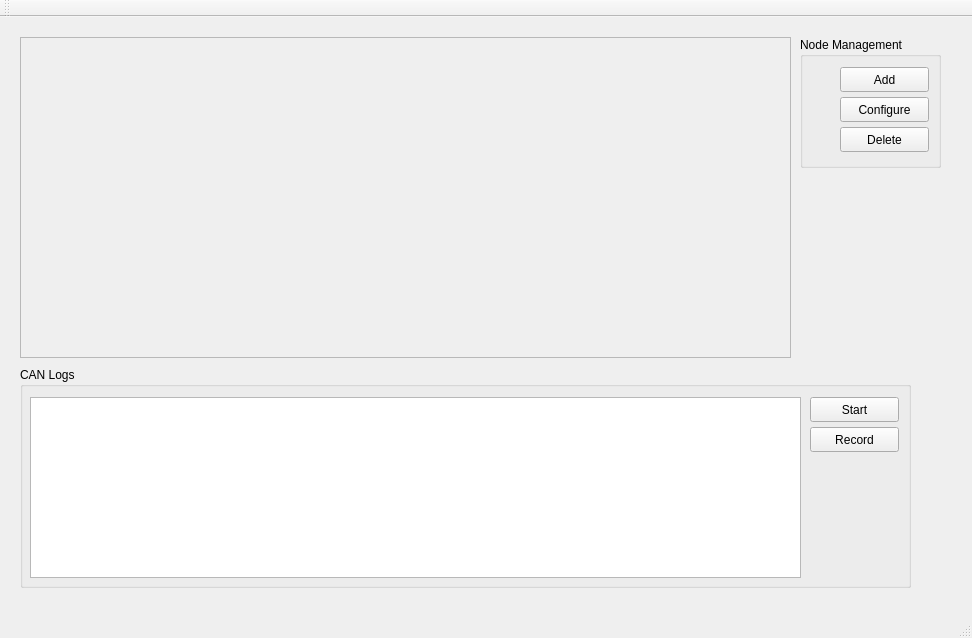
<?xml version="1.0" encoding="UTF-8"?>
<ui version="4.0">
 <class>MainWindow</class>
 <widget class="QMainWindow" name="MainWindow">
  <property name="geometry">
   <rect>
    <x>0</x>
    <y>0</y>
    <width>972</width>
    <height>638</height>
   </rect>
  </property>
  <property name="windowTitle">
   <string>RAFT</string>
  </property>
  <widget class="QWidget" name="centralWidget">
   <widget class="QGroupBox" name="groupBox">
    <property name="geometry">
     <rect>
      <x>20</x>
      <y>350</y>
      <width>891</width>
      <height>221</height>
     </rect>
    </property>
    <property name="title">
     <string>CAN Logs</string>
    </property>
    <widget class="QPushButton" name="pushButton">
     <property name="geometry">
      <rect>
       <x>790</x>
       <y>30</y>
       <width>89</width>
       <height>25</height>
      </rect>
     </property>
     <property name="text">
      <string>Start</string>
     </property>
    </widget>
    <widget class="QPushButton" name="pushButton_2">
     <property name="geometry">
      <rect>
       <x>790</x>
       <y>60</y>
       <width>89</width>
       <height>25</height>
      </rect>
     </property>
     <property name="text">
      <string>Record</string>
     </property>
    </widget>
    <widget class="QTextEdit" name="textEdit">
     <property name="geometry">
      <rect>
       <x>10</x>
       <y>30</y>
       <width>771</width>
       <height>181</height>
      </rect>
     </property>
    </widget>
   </widget>
   <widget class="QFrame" name="frame">
    <property name="geometry">
     <rect>
      <x>20</x>
      <y>20</y>
      <width>771</width>
      <height>321</height>
     </rect>
    </property>
    <property name="frameShape">
     <enum>QFrame::StyledPanel</enum>
    </property>
    <property name="frameShadow">
     <enum>QFrame::Raised</enum>
    </property>
   </widget>
   <widget class="QGroupBox" name="groupBox_2">
    <property name="geometry">
     <rect>
      <x>800</x>
      <y>20</y>
      <width>141</width>
      <height>131</height>
     </rect>
    </property>
    <property name="title">
     <string>Node Management</string>
    </property>
    <widget class="QPushButton" name="pushButton_3">
     <property name="geometry">
      <rect>
       <x>40</x>
       <y>30</y>
       <width>89</width>
       <height>25</height>
      </rect>
     </property>
     <property name="text">
      <string>Add</string>
     </property>
    </widget>
    <widget class="QPushButton" name="pushButton_4">
     <property name="geometry">
      <rect>
       <x>40</x>
       <y>60</y>
       <width>89</width>
       <height>25</height>
      </rect>
     </property>
     <property name="text">
      <string>Configure</string>
     </property>
    </widget>
    <widget class="QPushButton" name="pushButton_5">
     <property name="geometry">
      <rect>
       <x>40</x>
       <y>90</y>
       <width>89</width>
       <height>25</height>
      </rect>
     </property>
     <property name="text">
      <string>Delete</string>
     </property>
    </widget>
   </widget>
  </widget>
  <widget class="QMenuBar" name="menuBar">
   <property name="geometry">
    <rect>
     <x>0</x>
     <y>0</y>
     <width>972</width>
     <height>22</height>
    </rect>
   </property>
  </widget>
  <widget class="QToolBar" name="mainToolBar">
   <attribute name="toolBarArea">
    <enum>TopToolBarArea</enum>
   </attribute>
   <attribute name="toolBarBreak">
    <bool>false</bool>
   </attribute>
  </widget>
  <widget class="QStatusBar" name="statusBar"/>
 </widget>
 <layoutdefault spacing="6" margin="11"/>
 <resources/>
 <connections/>
</ui>
